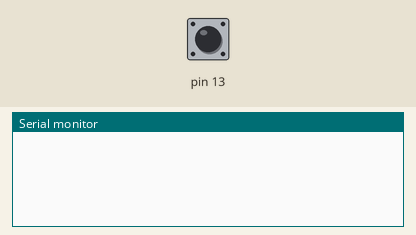
The sketch below on a simulated Arduino Uno, built with avr-gcc and run on an emulated ATmega328P. Parts: the last lines printed to the serial monitor. Inputs (shaded band) come from the test bench; at power-on: pin 13 HIGH.

Above: at 1.2 s.
1.3 s: pin 13 pulled LOW for 0.15 s
At 2.1 s:
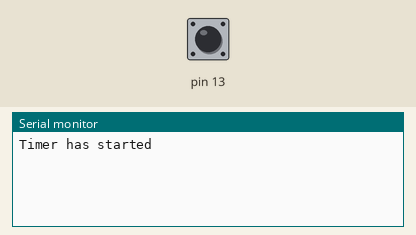
2.9 s: pin 13 pulled LOW for 1 s
At 3.3 s:
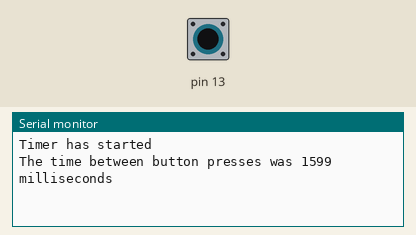

The sketch:

2022-11-10_Button_Timer_With_millis__.ino
```cpp
unsigned long start = 0;
unsigned long end = 0;
unsigned long duration = 0;

int toggle = 0;
int button = 0;
int press = 1;

void setup() {
  Serial.begin (9600);
  pinMode (13, INPUT_PULLUP);
}

void loop() {
  press = digitalRead(13);
  if (press == 1) {                   //press == 1    button up
    button = 0;
  } else if (press == 0) {            //press == 0    button down
    if (button == 0) {                //button == 0   button just went down
      button = 1;
      if (toggle == 0) {              //toggle == 0   timer start
        toggle = 1;
        start = millis();
        Serial.println ("Timer has started");
      } else if (toggle == 1) {       //toggle == 1   timer end
        toggle = 0;
        end = millis();
        duration = end - start;
        Serial.print ("The time between button presses was ");
        Serial.print (duration);
        Serial.println (" milliseconds");
      }
    }
    delay (10);
  }
}
```

Measured:
- after the input at 1.3 s, the serial monitor: prints a new line at once (image 1)
- after the input at 2.9 s, the serial monitor: prints a new line at once (image 2)
